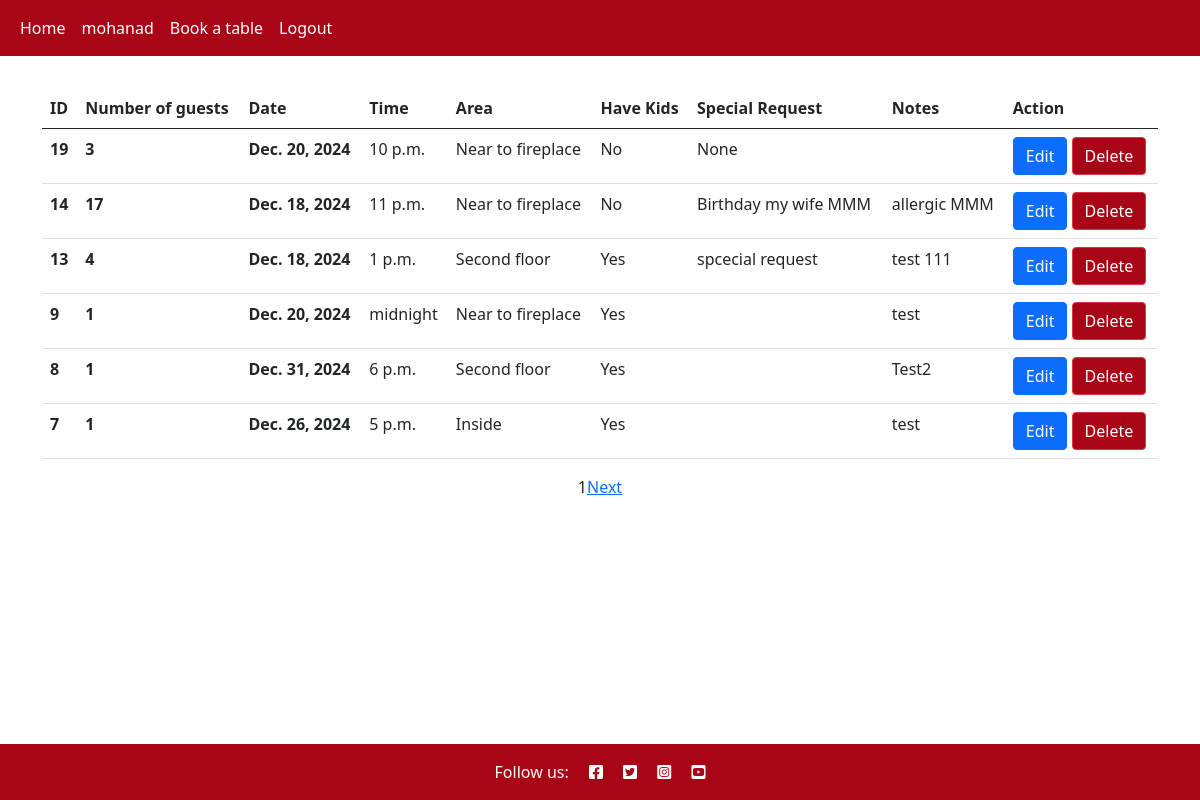
The app's page /reservations/ (signed in) with its own data.
### reservation/models.py (models this page shows)
class Reservation(models.Model):
    date = models.DateField()
    time = models.TimeField()
    area = models.IntegerField(choices=AREAS, default=0)
    how_many_people = models.IntegerField(
        default=1,
        validators=[
            MaxValueValidator(25),
            MinValueValidator(1)
        ])
    customer = models.ForeignKey(User, on_delete=models.CASCADE)
    have_kids = models.BooleanField(default=False)
    special_request = models.CharField(max_length=250, default=None, blank=True, null=True)
    note = models.TextField(default=None, blank=True, null=True)
    created_on = models.DateTimeField(auto_now_add=True)

### reservation/views.py (the view)
def reservation_list(request):
    if request.user.is_anonymous is True:
        return HttpResponseRedirect(reverse('home_page'))
    else:
        temp_reservations = Reservation.objects.filter(
            customer=request.user).order_by("-created_on")
        p = Paginator(temp_reservations, 6)
        page_number = (
            1 if request.GET.get('page')
            is None else request.GET.get('page'))
        try:
            page_obj = p.get_page(page_number)  # returns the desired page object
        except PageNotAnInteger:
            page_obj = p.page(1)
        except EmptyPage:
            page_obj = p.page(p.num_pages)
        context = {'page_obj': page_obj, 'reservations': p.page(page_number)}
        return render(request, 'reservation/reservation_list.html', context)

### reservation/templates/reservation/reservation_list.html (shortened to what this page needs)
{% extends 'base.html' %}
{% block content %}
{% load static%}
<div class="container mt-3">
<table class="table">
    <thead>
      <tr>
        <th scope="col">ID</th>
        <th scope="col">Number of guests</th>
        <th scope="col">Date</th>
        <th scope="col">Time</th>
        <th scope="col">Area</th>
        <th scope="col">Have Kids</th>
        <th scope="col">Special Request</th>
        <th scope="col">Notes</th>
        <th scope="col">Action</th>
      </tr>
    </thead>
    <tbody>
        {% for reservation in reservations %}
      <tr>
        <th scope="row">{{reservation.id}}</th>
        <th scope="row">{{reservation.how_many_people}}</th>
        <th scope="row">{{reservation.date}}</th>
        <td>{{reservation.time}}</td>
        <td>{% if reservation.area == 0 %}Near to fireplace{% elif reservation.area == 1%}Terrace{% elif reservation.area == 2 %}Smoker{% elif reservation.area == 3%}Inside{% elif reservation.area == 4%}Second floor{%endif%}</td>
        <td>{% if reservation.have_kids %}Yes {%else%}No {%endif%}</td>
        <td>{{reservation.special_request}}</td>
        <td>{{reservation.note}}</td>
        <td>
            <a href="../reservations/edit_reservation/{{reservation.id}}" class="btn btn-primary btn-edit" data-reservation_id="{{reservation.id}}" >
               Edit
            </a>
            <button class="btn btn-danger btn-delete" data-reservation_id="{{reservation.id}}" data-bs-target="#deleteModal" data-bs-toggle="modal">
               Delete
            </button>
        </td>
      </tr>
        {% endfor%}
    </tbody>
  </table>
  <div class="d-flex justify-content-center">
    <span>{{page_obj.number}}</span>
    {%if page_obj.has_next %}
        <a href="?page={{page_obj.next_page_number}}" class="ml-2" >Next</a>
    {% endif %}
</div>
</div>
{% endblock content%}

### templates/base.html (shortened to what this page needs)
{% load static %}
{% url 'account_login' as login_url %}
{% url 'account_signup' as signup_url %}
{% url 'account_logout' as logout_url %}
<!DOCTYPE html>
<html class="h-100" lang="en">
<head>
    <link rel="stylesheet" href="https://cdnjs.cloudflare.com/ajax/libs/font-awesome/5.15.3/css/all.min.css">
    <link href="https://cdn.jsdelivr.net/npm/bootstrap@5.0.1/dist/css/bootstrap.min.css" rel="stylesheet"
>
    <link rel="stylesheet" href="{% static 'css/style.css' %}" type="text/css">
</head>
<body class="d-flex flex-column h-100 main-bg">
    <nav class="navbar navbar-expand-lg navbar-light red-bg-nav mb-3">
        <div class="container-fluid">
            <div class="collapse navbar-collapse" id="navbarText">
                <ul class="navbar-nav me-auto mb-2 mb-lg-0">
                    <li class="nav-item">
                        <a class="nav-link text-white {% if request.path == home_url %}active{% endif %}" aria-current="page"
                            href="/">Home</a>
                    </li>
                    {% if user.is_authenticated %}
                    <li class="nav-item">
                        <a class="nav-link text-white {% if request.path == logout_url %}active{% endif %}" aria-current="page" href="{% url 'reservation_list' %}">{{user.username}}</a>
                    </li>
                    <li class="nav-item">
                        <a class="nav-link text-white {% if request.path == logout_url %}active{% endif %}" aria-current="page" href="{% url 'reservation' %}">Book a table</a>
                    </li>
                    <li class="nav-item">
                        <a class="nav-link text-white {% if request.path == logout_url %}active{% endif %}" aria-current="page" href="{% url 'account_logout' %}">Logout</a>
                    </li>
                    {% endif %}
                </ul>
            </div>
        </div>
    </nav>
    <main class="flex-shrink-0 main-bg">
        {% block content %}
        {% endblock content %}
    </main>
    <footer class="footer mt-auto py-3 dark-bg">
        <p class="m-0 text-center text-white">Follow us:
            <a href="https://www.facebook.com" target="_blank" aria-label="Facebook link"> <i class="fab fa-facebook-square ms-3 text-white"></i></a>
           <a href="https://www.twitter.com"  target="_blank" aria-label="Twitter link"> <i class="fab fa-twitter-square ms-3 text-white"></i></a>
           <a href="https://www.instagram.com"  target="_blank" aria-label="Instagram link"> <i class="fab fa-instagram-square ms-3 text-white"></i></a>
           <a href="https://www.youtube.com"  target="_blank" aria-label="Youtube link"> <i class="fab fa-youtube-square ms-3  text-white"></i></a>
        </p>
    </footer>
</body>
</html>

### static/css/style.css (style rules this page uses)
:root { --primary-color:#A80516; }
* { padding: 0; margin: 0; }
footer { background-color: var(--primary-color); }
.red-bg-nav { background-color: var(--primary-color); color: white; }
.btn-danger { background-color: var(--primary-color); }

### records on screen
Reservation: id "19", how_many_people "3", date "Dec. 20, 2024", time "10 p.m.", area "Near to fireplace", have_kids "No", special_request "None"
Reservation: id "14", how_many_people "17", date "Dec. 18, 2024", time "11 p.m.", area "Near to fireplace", have_kids "No", special_request "Birthday my wife MMM", note "allergic MMM"
Reservation: id "13", how_many_people "4", date "Dec. 18, 2024", time "1 p.m.", area "Second floor", have_kids "Yes", special_request "spcecial request", note "test 111"
Reservation: id "9", how_many_people "1", date "Dec. 20, 2024", time "midnight", area "Near to fireplace", have_kids "Yes", note "test"
Reservation: id "8", how_many_people "1", date "Dec. 31, 2024", time "6 p.m.", area "Second floor", have_kids "Yes", note "Test2"
Reservation: id "7", how_many_people "1", date "Dec. 26, 2024", time "5 p.m.", area "Inside", have_kids "Yes", note "test"

### other values on screen
{{ user.username }} "mohanad"
{{ page_obj.number }} "1"
